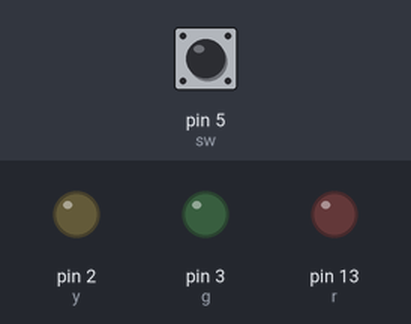
A sketch run on a simulated Arduino Uno, built with avr-gcc and run on an emulated ATmega328P. Parts: output pins drawn as LEDs (lit = HIGH). Dashed ring = blinking. Inputs (shaded band) come from the test bench; at power-on: pin 5 (sw) LOW. What the sketch prints to the serial monitor is not drawn.

Above: at 1.2 s.
1.3 s: pin 5 (sw) pulled HIGH for 1 s
4.3 s: pin 5 (sw) pulled HIGH for 3.2 s
9.0 s: pin 5 (sw) pulled HIGH for 0.15 s
At 9.12 s:
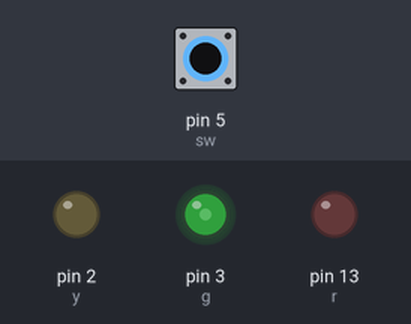
12.1 s: pin 5 (sw) driven HIGH
At 12.27 s:
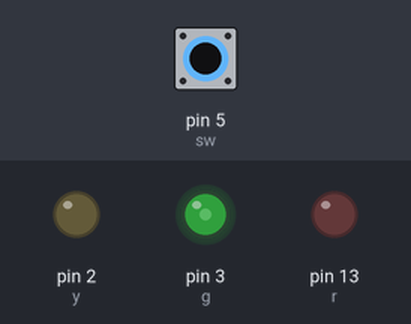
15.1 s: pin 5 (sw) driven LOW
18.1 s: pin 5 (sw) pulsed HIGH 2 times (0.12 s each, 0.3 s apart)
At 18.35 s:
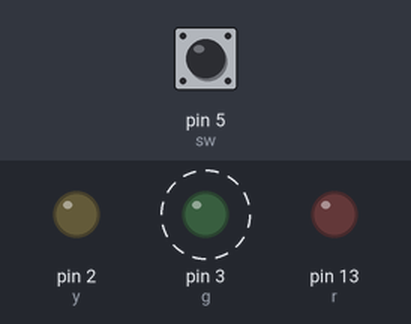
Timing chart, 0 to 21.1 s (numbered marks = the images above; inputs shaded):
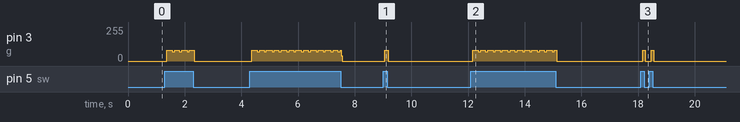

The sketch:

afternoon_wk_16-03-2022_.ino
```cpp
int g=3;
int sw=5;
int sw1 = 6;
int s=0;
int s1=0;
int r=13;
int y = 2;

void setup() {
  // put your setup code here, to run once:
 pinMode(g,OUTPUT);
 pinMode(y,OUTPUT);
 pinMode(r,OUTPUT);
 pinMode(sw,INPUT);
 pinMode(sw1,INPUT);
 Serial.begin(9600);
}

void loop() {
  // put your main code here, to run repeatedly:
  int s=digitalRead(sw);
  if(s==1)
  {
   digitalWrite(g,HIGH);
   Serial.print("ok");
  }
  else
  {
   digitalWrite(g,LOW);
   Serial.print("o");
  }

  if(s1==1)
  {
   digitalWrite(r,HIGH);
   Serial.print("okk");
  }
  else
  {
   digitalWrite(r,LOW);
   Serial.print("O");
  }
  if((s==1) && (s1==1))
  {
   digitalWrite(y,HIGH);
   digitalWrite(r,HIGH);
   digitalWrite(g,HIGH);
   Serial.print("bulb 3");
  }
  else
  {
   digitalWrite(y,LOW);
   digitalWrite(r,LOW);
   digitalWrite(g,LOW);
   Serial.print("no glow");
  }
}
```

Measured:
- after the input at 9.0 s, pin 3 (g): 0/255 → 80/255 after 0.06 s, → 0/255 0.12 s later
- after the input at 12.1 s, pin 3 (g): 0/255 → 80/255 after 0.07 s, then repeats every 0.52 s: 69/255 0.08 s, 80/255 0.16 s, 70/255 0.08 s, 80/255 0.20 s
- after the input at 18.1 s, pin 3 (g): alternates 80/255 for 0.08 s and 0/255 for 0.22 s, 4 changes in all, then stays 0/255, starting after 0.07 s
